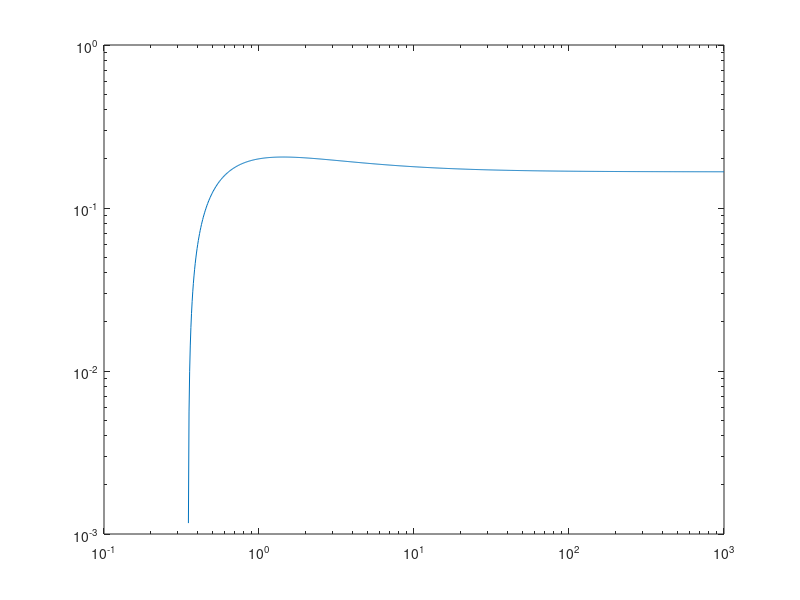
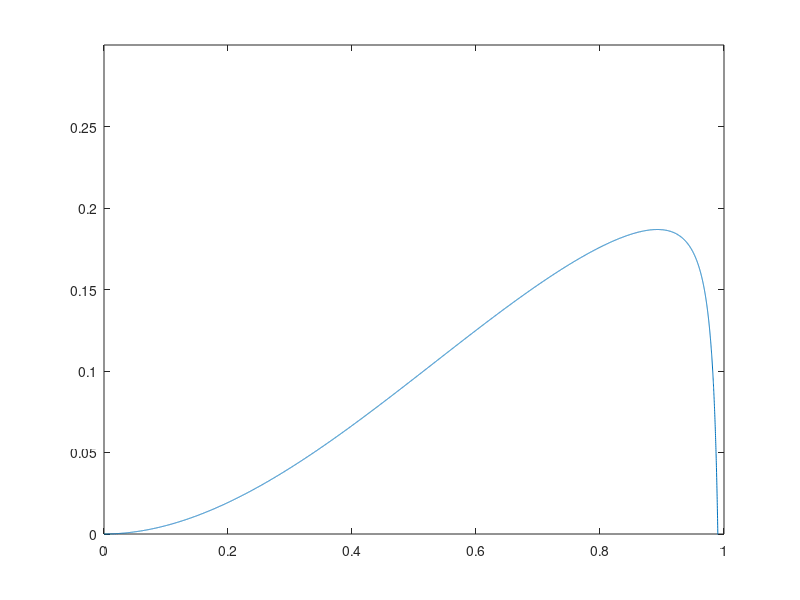
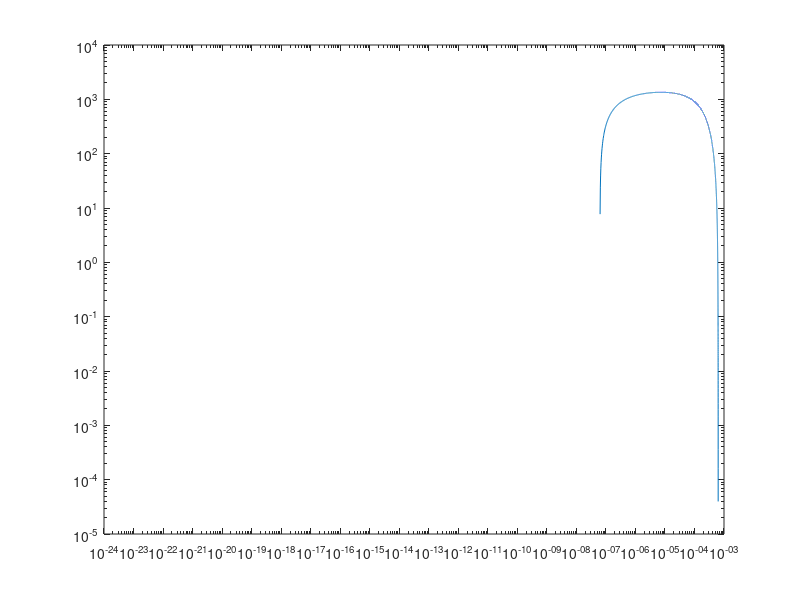

Source code (MATLAB) for these figures, in order:
%Analytical 
set(groot, 'DefaultFigureVisible', 'on');
clc; close all; clear all;
%% Input variables
%Thermodynamics
Ti =  223;       %surrounding ice temperature [K]

%Settling
%{
%Titan
grav      = 1.352;%gravity: Europa =1.315, Titan = 1.352, [m/s^2]
V  = linspace(100,5000,1000); %volume of the melt [km^3] 
d_ice= [50, 80, 100, 150]' ;  %thickness of ice sheet [km]
%}

%Europa
grav= 1.315; %Titan = 1.352, [m/s^2]
V  = 0.1%linspace(0.1,1000,1000); %volume of the melt [km^3] 
d_ice= [10]' ;  %thickness of ice sheet [km]
% Calculations 
R    = (3.*V./(4.*pi)).^(1/3);  %calculate radius of the blob [km]
yr2s = 365.25*24*60*60; %year to second conversion [s/year]

%% Thermodynamic parameters
L    = 333.6e3;  %latent heat of fusion [J/kg]
cp_i = 2.1e3;    %Specific heat of ice [J/kg-K]
rho_i= 917;      %density of ice [kg/m^3]
Tm =  273.16;    %melting temperature; temperature of the drop [K]
k  =  2.22;       %thermal conductivity [W/m-K]
kappa = k / (rho_i * cp_i); %Thermal diffusivity [m^2/s]



%% Calculate solidification: Stefan problem
tau_max = @(beta)  1./6 + 1./(6.*beta) - 1./(3.*(2.*pi).^0.5.*beta.^(1.5));


figure();
beta_array = logspace(-1,3,1000);
loglog(beta_array,tau_max(beta_array))


beta = L/(cp_i*(Tm - Ti)); %Stefan number

S = linspace(0,1-1e-10,10000); %S is the dimless location of the front w.r.t initial position
tau  =  (3.*S.^2 - 2.*S.^3)./6 + S.^2 ./ (6.*beta) - S.^2./(45.*beta.^2.*(1-S)); %dimless time

figure();
plot(S,tau);
ylim([0 0.3])

t_solid = tau_max(beta) * beta * (R*1e3).^2 / (kappa * yr2s) %redimensionalizing time

%% Calculate Settling: Stokes settling
%Parameters
rho_melt  = 1000; %density of the melt (water) [kg/m^3]
rho_matrix= 917;  %density of the bath (ice) [kg/m^3] 
mu        = 1e14; %dynamic viscosity [Pa.s]
yr2s      = 365.25*24*60*60; %year to second conversion [s/year]

%Calculating the settling velocity

V_settling = (2/9)*(rho_melt - rho_matrix).*(R*1e3).^2.*grav./mu.*(yr2s/1e3); %[km/year]
t_settling_without_refreezing = d_ice./ V_settling %settling time [years]
blacks = linspace(0.9,0,length(d_ice));

labels=num2str(d_ice,'$$d_{ice}=$$%d km');


%Variable radius settling

Var_R = (1 - S).*R   %Transient radius of the drop
V_settling_var = (2/9)*(rho_melt - rho_matrix).*(Var_R*1e3).^2.*grav./mu.*(yr2s/1e3); %[km/year]
timestamp_var  = tau .* beta * (R*1e3).^2 ./ (kappa * yr2s) %redimensionalizing time array [years]

figure();
loglog(V_settling_var,timestamp_var)

i = 1;
z = zeros(1,9999);
while true
    
    depth_var(i) = V_settling_var(i).*(timestamp_var(i) - timestamp_var(i+1));
    
    i = i+1
    
    if i >= 9999, break ; end
    
end 
    
    
        
       


